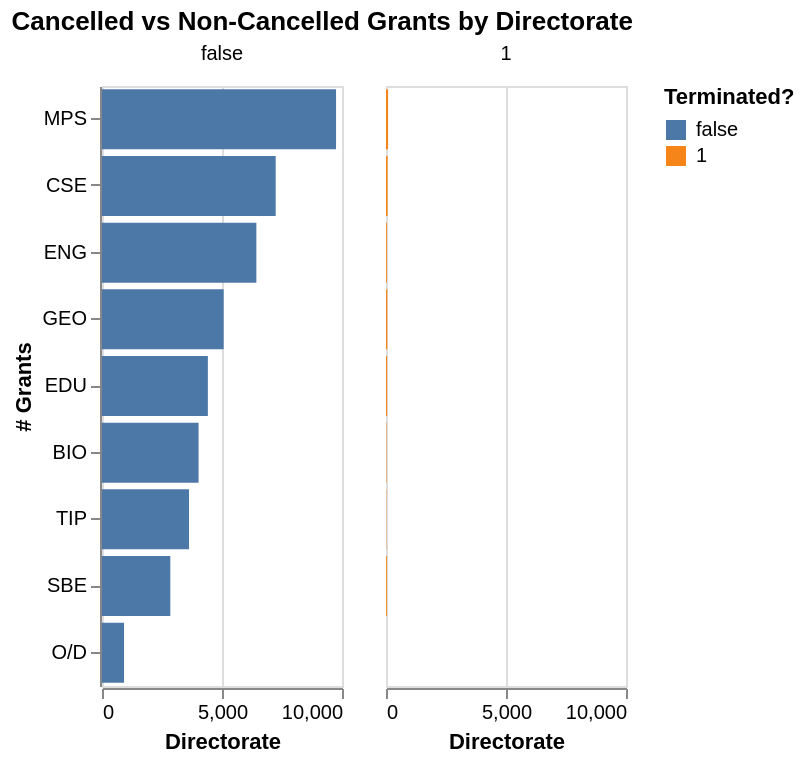

Here is the notebook cell this chart was saved with:
### Code cell
chart_q3 = (
    alt.Chart(dir_summary, title="Cancelled vs Non-Cancelled Grants by Directorate")
    .mark_bar()
    .encode(
        x=alt.X("n_grants:Q", title="Directorate"),
        y=alt.Y("dir_abbr:N",sort = "-x", title="# Grants"),
        color=alt.Color("status:N", title="Terminated?"),
        column=alt.Column("status:N", title="")
    )
    .properties(width=120, height=300)
)
chart_q3

### Figure 1 — Vega-Lite specification as saved in the notebook (floating-point values rounded to 4 significant figures)
{"config": {"view": {"continuousWidth": 300, "continuousHeight": 300}}, "data": {"name": "data-9015cc2fe24e39795fbdadf42a7fef20"}, "mark": {"type": "bar"}, "encoding": {"color": {"field": "status", "title": "Terminated?", "type": "nominal"}, "column": {"field": "status", "title": "", "type": "nominal"}, "x": {"field": "n_grants", "title": "Directorate", "type": "quantitative"}, "y": {"field": "dir_abbr", "sort": "-x", "title": "# Grants", "type": "nominal"}}, "height": 300, "title": "Cancelled vs Non-Cancelled Grants by Directorate", "width": 120, "$schema": "https://vega.github.io/schema/vega-lite/v5.20.1.json", "datasets": {"data-9015cc2fe24e39795fbdadf42a7fef20": [{"dir_abbr": "BIO", "status": false, "n_grants": 4024, "total_amount": 2933000000.0}, {"dir_abbr": "BIO", "status": 1.0, "n_grants": 19, "total_amount": 12220000.0}, {"dir_abbr": "CSE", "status": false, "n_grants": 7237, "total_amount": 3913000000.0}, {"dir_abbr": "CSE", "status": 1.0, "n_grants": 66, "total_amount": 30760000.0}, {"dir_abbr": "EDU", "status": false, "n_grants": 4411, "total_amount": 4019000000.0}, {"dir_abbr": "EDU", "status": 1.0, "n_grants": 45, "total_amount": 47680000.0}, {"dir_abbr": "ENG", "status": false, "n_grants": 6432, "total_amount": 2884000000.0}, {"dir_abbr": "ENG", "status": 1.0, "n_grants": 37, "total_amount": 20000000.0}, {"dir_abbr": "GEO", "status": false, "n_grants": 5069, "total_amount": 3069000000.0}, {"dir_abbr": "GEO", "status": 1.0, "n_grants": 53, "total_amount": 41420000.0}, {"dir_abbr": "MPS", "status": false, "n_grants": 9752, "total_amount": 4879000000.0}, {"dir_abbr": "MPS", "status": 1.0, "n_grants": 86, "total_amount": 40380000.0}, {"dir_abbr": "O/D", "status": false, "n_grants": 919, "total_amount": 947200000.0}, {"dir_abbr": "SBE", "status": false, "n_grants": 2847, "total_amount": 828100000.0}, {"dir_abbr": "SBE", "status": 1.0, "n_grants": 38, "total_amount": 13390000.0}, {"dir_abbr": "TIP", "status": false, "n_grants": 3626, "total_amount": 2141000000.0}, {"dir_abbr": "TIP", "status": 1.0, "n_grants": 12, "total_amount": 5697000.0}]}}
